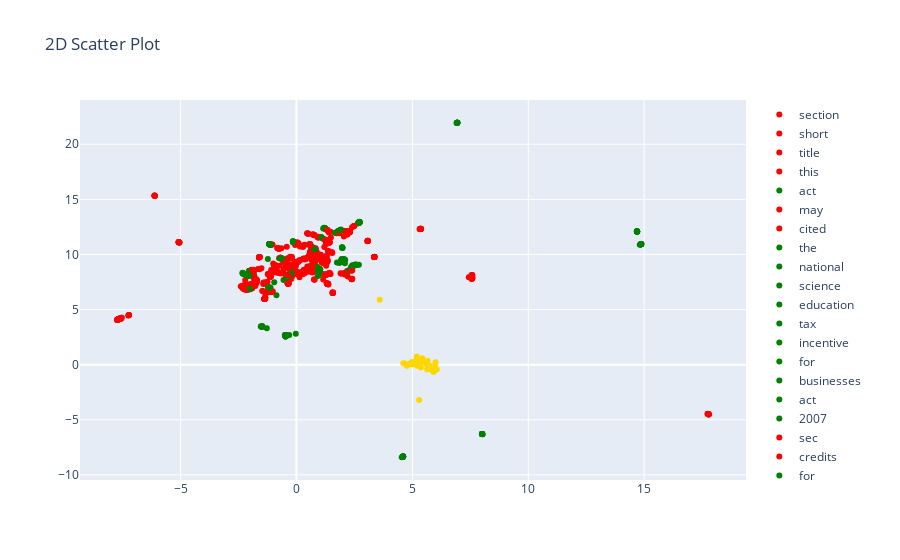

Source (notebook cell):
### Code cell
o, l = tokenizeCorpus(elem0)
ogold, lgold = tokenizeCorpus(gold0)
v = vectorizeCorpus(o)
vgold = vectorizeCorpus(ogold)
visualizeCorpus(v, l, vgold, lgold)
